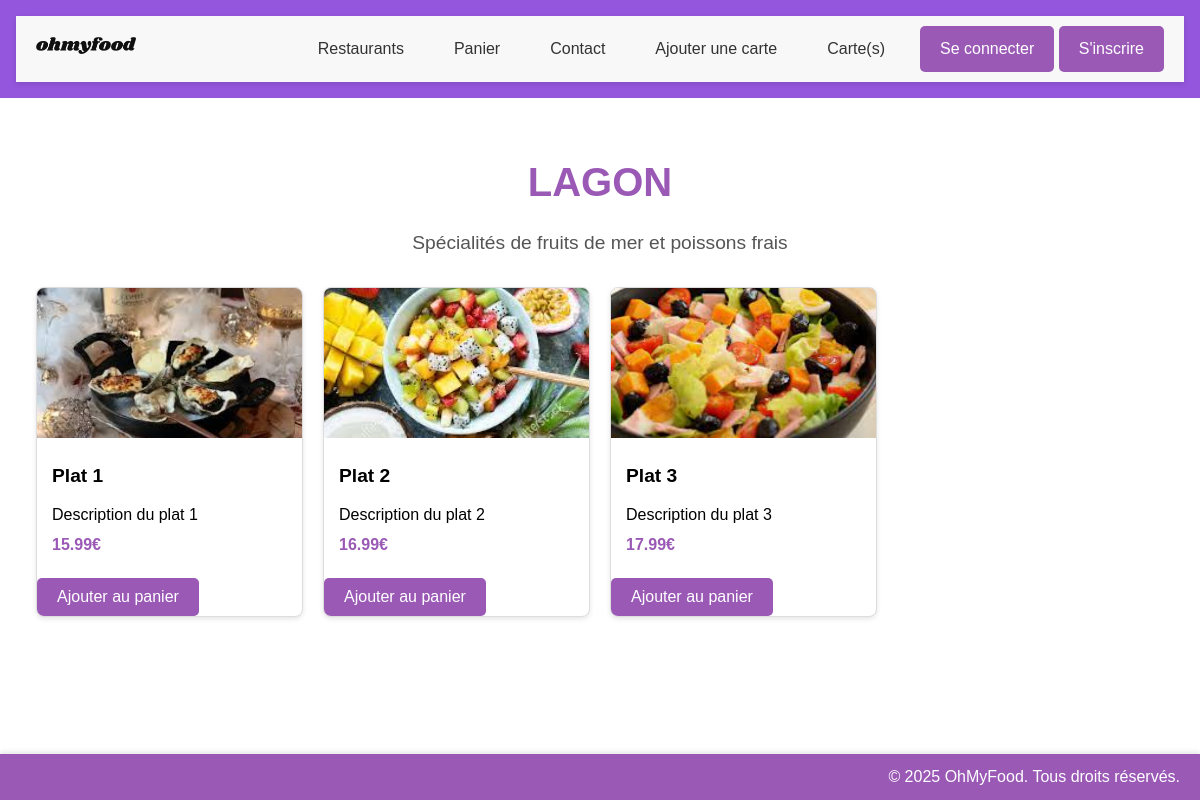
Screenshot of /restaurant/2 with the database file from the repository.
### app.py (models this page shows)
class Restaurant(db.Model):
    id = db.Column(db.Integer, primary_key=True)
    nom = db.Column(db.String(100), nullable=False)
    description = db.Column(db.Text)
    image = db.Column(db.String(255))  # Colonne pour l'image
    plats = db.relationship('Plat', backref='restaurant', lazy=True)

class Plat(db.Model):
    id = db.Column(db.Integer, primary_key=True)
    nom = db.Column(db.String(100), nullable=False)
    description = db.Column(db.Text)
    prix = db.Column(db.Float, nullable=False)
    restaurant_id = db.Column(db.Integer, db.ForeignKey('restaurant.id'), nullable=False)
    image = db.Column(db.String(255))  # Colonne pour l'image

### app.py (the view)
@app.route('/restaurant/<int:restaurant_id>')
def restaurant_detail(restaurant_id):
    restaurant = Restaurant.query.get_or_404(restaurant_id)
    return render_template('restaurant.html', restaurant=restaurant)

### templates/restaurant.html (shortened to what this page needs)
{% extends "base.html" %}
{% block content %}
<div class="restaurant-detail">
    <h1>{{ restaurant.nom }}</h1>
    <p class="description">{{ restaurant.description }}</p>
    <div class="menu-grid">
        {% for plat in restaurant.plats %}
        <div class="plat-card">
            <img src="{{ url_for('static', filename=plat.image) }}" alt="{{ plat.nom }}" class="plat-image">
            <div class="plat-info">
                <h3>{{ plat.nom }}</h3>
                <p>{{ plat.description }}</p>
                <p class="prix">{{ '{:.2f}'.format(plat.prix) }}€</p>
            </div>
            <form action="{{ url_for('ajouter_panier') }}" method="POST">
                <button type="submit" class="btn">Ajouter au panier</button>
            </form>
        </div>
        {% endfor %}
    </div>
</div>
{% endblock %}

### static/css/style.css (style rules this page uses)
* { margin: 0; padding: 0; box-sizing: border-box; }
body { font-family: Arial, sans-serif; line-height: 1.6; }
.btn { display: inline-block; padding: 10px 20px; font-size: 16px; color: #fff; background-color: #9b59b6; border: none; border-radius: 5px; text-decoration: none; transition: background-color 0.3s, transform 0.3s; }
.restaurant-detail { padding: 20px; }
.menu-grid { display: grid; grid-template-columns: repeat(auto-fill, minmax(250px, 1fr)); gap: 20px; }
.plat-card { background-color: #fff; border: 1px solid #ddd; border-radius: 8px; box-shadow: 0 2px 5px rgba(0, 0, 0, 0.1); overflow: hidden; transition: transform 0.3s; }
.plat-image { width: 100%; height: 150px; object-fit: cover; }
.plat-info { padding: 15px; }
.plat-info h3 { margin: 0 0 10px; font-size: 1.2em; }
.plat-info p { margin: 5px 0; }
.prix { font-weight: bold; color: #9b59b6; }
.restaurant-detail h1 { font-size: 2.5em; color: #9b59b6; margin-bottom: 15px; text-align: center; text-transform: uppercase; }
.restaurant-detail .description { font-size: 1.2em; color: #555; margin-bottom: 30px; text-align: center; line-height: 1.5; }

### rows the page displays
Restaurant: nom "LAGON", description "Spécialités de fruits de mer et poissons frais"
Plat: image (picture), nom "Plat 1", description "Description du plat 1", prix "15.99"
Plat: image (picture), nom "Plat 2", description "Description du plat 2", prix "16.99"
Plat: image (picture), nom "Plat 3", description "Description du plat 3", prix "17.99"
